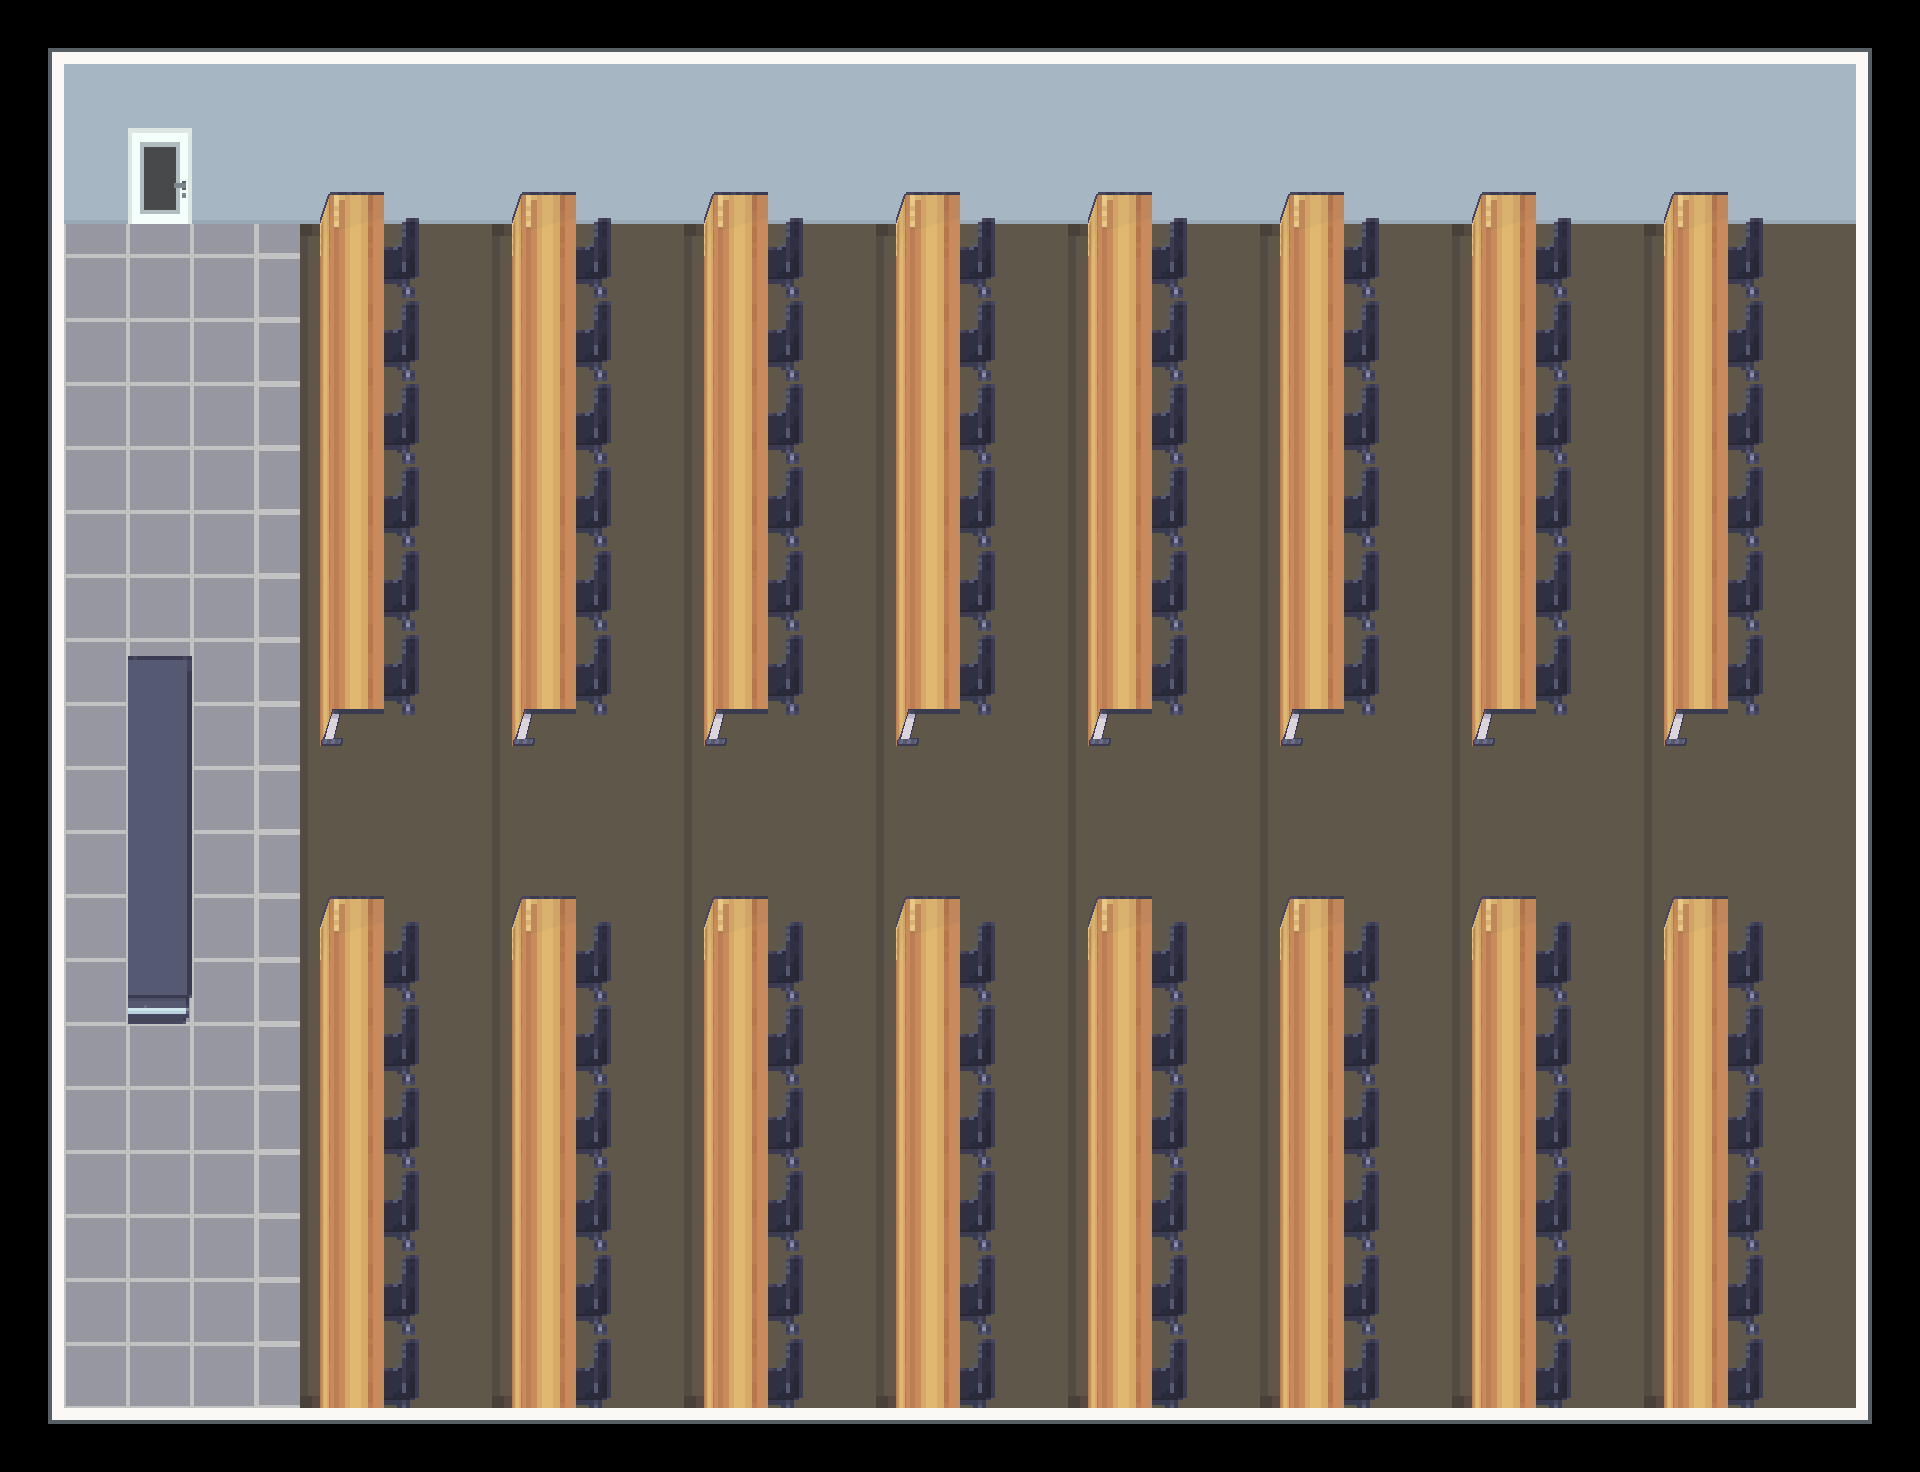

Below is a game level as drawn by its tile map, then a one-line description and the .tmx that defines it (tile-layer data replaced by summaries):
An orthogonal 30x23 tile map with 64x64 px tiles, 2 tile layers (Floor, Furnishing), 2 tilesets and 23 objects (Player).

<map version="1.10" tiledversion="1.11.2" orientation="orthogonal" renderorder="right-down" width="30" height="23" tilewidth="64" tileheight="64" infinite="0" nextlayerid="6" nextobjectid="24">
 <properties>
  <property name="display_name" value="Lecture Hall 12" />
  <property name="display_title" value="Annexe Building (L2)" />
 </properties>
 <tileset firstgid="1" name="LCB_indoor" tilewidth="64" tileheight="64" tilecount="1550" columns="25">
  <image source="../../graphics/tilesets/indoor.png" width="1600" height="3968" />
 </tileset>
 <tileset firstgid="1551" name="LCB_furnishing" tilewidth="64" tileheight="64" tilecount="1007" columns="19">
  <image source="../../graphics/tilesets/furnishing.png" width="1216" height="3392" />
 </tileset>
 <layer id="1" name="Floor" width="30" height="23">
  <data>[690 cells, 690 non-empty, 23 distinct tile ids]</data>
 </layer>
 <layer id="2" name="Furnishing" width="30" height="23">
  <data>[690 cells, 281 non-empty, 19 distinct tile ids]</data>
 </layer>
 <objectgroup id="3" name="Entities">
  <object id="1" name="Player" x="159.333" y="306">
   <properties>
    <property name="direction" value="down" />
    <property name="pos" value="annexe_2" />
   </properties>
   <point />
  </object>
 </objectgroup>
 <objectgroup id="4" name="Collisions">
  <object id="2" x="-63.3333" y="-66.667" width="2048" height="226.667" />
  <object id="3" x="1854.67" y="-67.333" width="131.333" height="1601.33" />
  <object id="4" x="-64.6667" y="-68" width="130" height="1606" />
  <object id="5" x="-64.6667" y="1370.67" width="2050" height="163.333" />
  <object id="6" x="127" y="612.5" width="66.5" height="382" />
  <object id="7" x="320" y="128" width="101" height="578.5" />
  <object id="8" x="512" y="129.25" width="101" height="578.5" />
  <object id="9" x="703" y="129.75" width="101" height="578.5" />
  <object id="10" x="895" y="129.25" width="101" height="578.5" />
  <object id="11" x="1087.5" y="130.25" width="101" height="578.5" />
  <object id="12" x="1279.5" y="130.25" width="101" height="578.5" />
  <object id="13" x="1471" y="130.25" width="101" height="578.5" />
  <object id="14" x="1663" y="130.25" width="101" height="578.5" />
  <object id="15" x="1664.17" y="853" width="101" height="578.5" />
  <object id="16" x="1470.17" y="853" width="101" height="578.5" />
  <object id="17" x="1280.17" y="853" width="101" height="578.5" />
  <object id="18" x="1087.5" y="853" width="101" height="578.5" />
  <object id="19" x="896.167" y="853" width="101" height="578.5" />
  <object id="20" x="703.5" y="853" width="101" height="578.5" />
  <object id="21" x="511.5" y="853" width="101" height="553.833" />
  <object id="22" x="318.833" y="853" width="101" height="551.833" />
 </objectgroup>
 <objectgroup id="5" name="Transition">
  <object id="23" x="126" y="220.75" width="67.875" height="5">
   <properties>
    <property name="pos" value="annexe_2_hall12" />
    <property name="target" value="annexe_2" />
   </properties>
  </object>
 </objectgroup>
</map>
